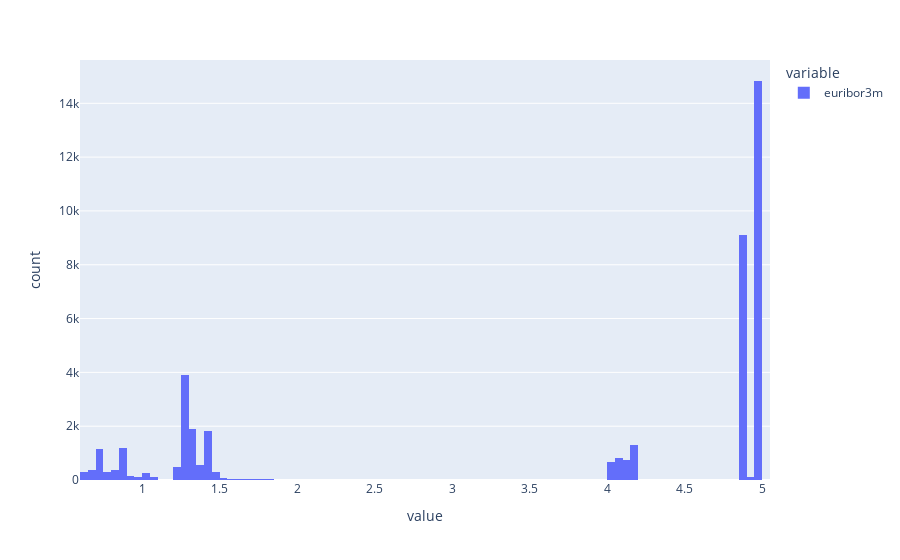

Notebook code for this chart:
### Markdown cell above
---

**EURIBOR3M**

### Code cell
px.histogram(df['euribor3m'])

### Figure 1 — Plotly figure (JSON) as saved in the notebook; plotly's stock layout.template omitted (floating-point values rounded to 4 significant figures; data arrays with more than 128 entries replaced by an {"elided": "..."} marker saying what was removed)
{"data": [{"alignmentgroup": "True", "bingroup": "x", "hovertemplate": "variable=euribor3m<br>value=%{x}<br>count=%{y}<extra></extra>", "legendgroup": "euribor3m", "marker": {"color": "#636efa", "pattern": {"shape": ""}}, "name": "euribor3m", "offsetgroup": "euribor3m", "orientation": "v", "showlegend": true, "type": "histogram", "x": {"elided": "41188 float values"}, "xaxis": "x", "yaxis": "y"}], "layout": {"barmode": "relative", "legend": {"title": {"text": "variable"}, "tracegroupgap": 0}, "margin": {"t": 60}, "xaxis": {"anchor": "y", "domain": [0, 1], "title": {"text": "value"}}, "yaxis": {"anchor": "x", "domain": [0, 1], "title": {"text": "count"}}}}
